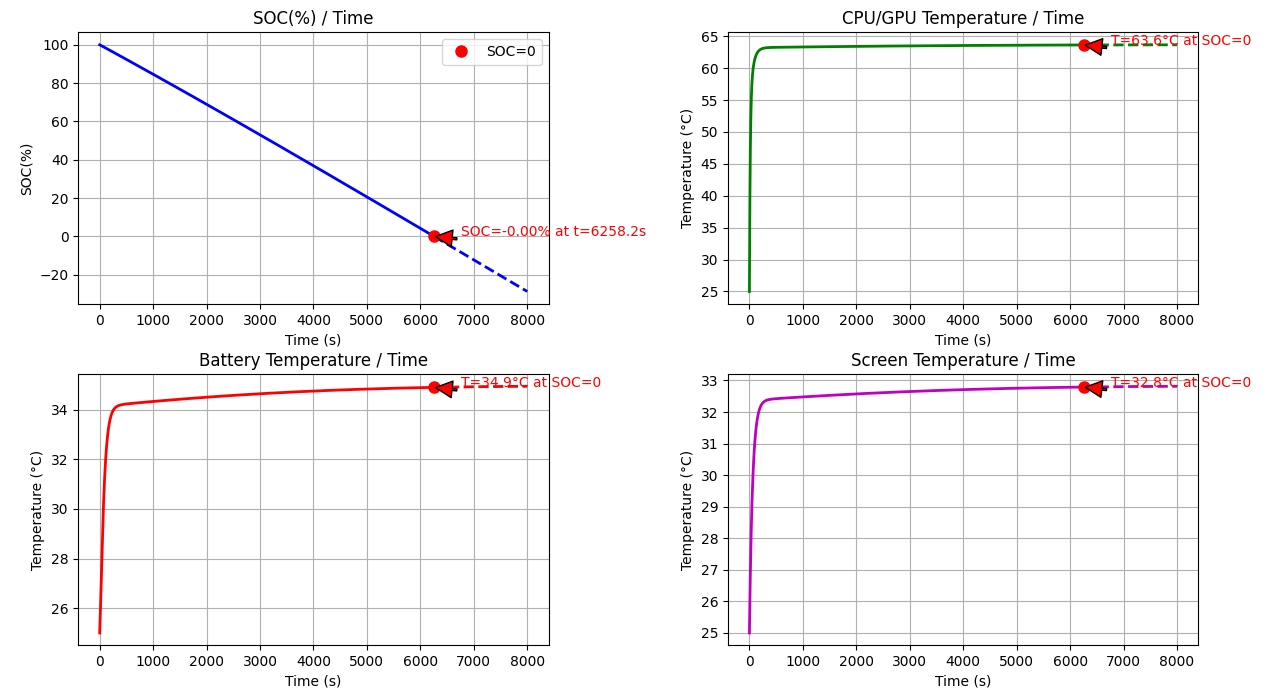

Write Python code to recreate this figure.
import random
import numpy as np
import matplotlib.pyplot as plt
from scipy import integrate as sp
import matplotlib
matplotlib.use('TkAgg')
# 科学常数
KB=1.380649e-23
epsilon_0 = 3.0401  # Li的标准电池电势
#R = 8.314  # 普适气体常数
#F = 96485.33  # 法拉第常数

# 初始化变量（这里需要您根据实际情况设置这些值）
# 热容和质量
Cl = [0, 712, 900, 700]  # J/(kg·K) - 假设值
m = [0, 0.005, 0.06, 0.12]  # kg - 假设值

# 热传导系数和面积
k = [0,2/2,5/2,0.6/2]  # W/(m*K) - 假设值    1：0.8~1.05    #考虑到了热传导不是完全传导，它只有50%传出了
A = [0, 1.2e-4, 2*0.00175, 2*74.8*158.6e-6]  # m² - 假设值
d = [0, 0.0005 , 0.005 ,0.005]  #

# 其他参数（需要您根据实际情况设置）
C = [0, 0.2550, -3740, 0.2561, -3740]  # 假设值
U = [0, 1.2, 1]  # 假设值
SOC = 1  # 初始SOC - 假设值
I = 0.5  # 电流 - 假设值
C_N = 50000  # 假设值

a_0a_R=242.3180
a_0a_G=293.6999
a_0a_B=294.0139# 辅助函数
def cm(i, j):
    return -1 * Cl[i] * m[j]


def katd(i, j, T_val, kp):
    return k[i] * A[j] * T_val / d[kp]


def f(T, t, T_0):
    """
    T: [SOC, T_cpu/gpu, T_battery, T_screen]
    t: 时间
    T_0: 环境温度
    """
    # 初始化返回数组
    a = np.zeros(4)

    # 提取温度
    T_soc, T_cpu_gpu, T_battery, T_screen = T

    E_a2 = 0.2*1.602176634e-19
    E_a1 = 0.7*1.602176634e-19
    # 这里需要您根据实际情况定义这些变量
    # 动态功耗参数（假设值）
    aerfa_1 = 0.5
    U_1 = 1.2
    mu_1 = 1
    b_1 = 1.0
    lemda_1 = 2
    aerfa_2 = 0.5
    U_2 = 1
    mu_2 = 1
    b_2 = 1.0
    lemda_2 = 5/2

    # 静态功耗（假设值）
    I_gc = 1e-7
    I_gg = 8.6e-8
    P_net = 0.2
    P_camera = 0
    P_microphone = 0
    P_speakers = 0.3

    # 计算动态功耗
    P_cpu_dynamic = aerfa_1 * (U_1 ** (2 + mu_1)) * b_1 * lemda_1
    P_gpu_dynamic = aerfa_2 * (U_2 ** (2 + mu_2)) * b_2 * lemda_2
    print(P_cpu_dynamic, P_gpu_dynamic)

    P_R=random.randint(1,255)
    P_G=random.randint(1,255)
    P_B=random.randint(1,255)
    a_R=3.3996
    a_G=7.0503
    a_B=19.5081
    Br =random.randint(0,100)
    P_R=P_B=P_G=100
    Br=75
    P_screen = (np.exp(E_a1 / (KB*T[3])) * (np.exp(-1*E_a2/(KB*T[3]))+1)) / (np.exp(E_a1/(KB*293.16)) * (1+np.exp(-1*E_a2/(KB*293.16))))
    print('p1',P_screen)
    P_screen*=(a_0a_R*P_R + a_0a_G*P_G + a_0a_B*P_B + Br*(a_R*P_R+a_G*P_G+a_B*P_B))

    P_screen*=1e-6

    #
    P_static = P_cpu_dynamic + P_gpu_dynamic + U_1 * I_gc + U_2 * I_gg + P_net + P_camera + P_microphone + P_speakers
    print('P_static',P_static)

    # AI相关参数（假设值）
    x = [0, 4.8347, -0.2437, -0.3751, -0.1628, 6.0577, 2.6921, -0.8159] #0.75C
    #x = [0, 4.2362, -0.2760, -0.6248, -0.0240, 19.0968,2.7253,  0.1822] #1.75C
    #x = [0, 3.3824, -1.0973, -0.3668,  0.7126, 23.5287,2.6668,  0.0940] #2.75C

    Fi_N = 0.5
    U_s = 3.7
    I_s = 2.0

    # 电化学反应参数（假设值）
    k_0 = 1

    a_0 = 1.0
    epsilon = 0.1
    L_0 = 0.01
    omega = 1/86400
    Fi_0 = 0.0
    L_base = 0.01
    a_ba = 1.0

    # 计算AI项
    AI = (x[1] + x[2] * T_soc + x[3] * (T_soc ** 2) + x[4] * (T_soc ** 3)) * x[5] * (np.exp(x[6] / (T_battery + x[7])))
    IIFAI = I * I * Fi_N * AI
    UI = U_s * I_s
    print('IIFAI',IIFAI)

    # 四个微分方程
    # 1. SOC变化率
    a[0] = (IIFAI + C[1] * U[1] * (np.exp(C[2] / T_cpu_gpu)) * T_cpu_gpu ** 2 + P_screen +
            C[3] * U[2] * (np.exp(C[4] / T_cpu_gpu)) * T_cpu_gpu ** 2 + P_static) / (-1 * C_N)
    #print(k_0 * (np.exp(E_a1 / (KB * T_battery))) * (1 + (np.exp(-1 * E_a2 / (KB * T_battery)))) * (a_0a_R+a_0a_G+a_0a_B + (epsilon * L_0 * np.sin(omega * t + Fi_0) + L_base) * a_ba))
    print(a[0])
    print('一坨',C[1] * U[1] * (np.exp(C[2] / T_cpu_gpu)) * T_cpu_gpu ** 2   )

    # 2. CPU/GPU温度变化率
    a[1] = (katd(1, 1, T_cpu_gpu,1) - UI - katd(1, 1, T_screen,1)) / cm(1, 1)
    print(a[1])

    # 3. 电池温度变化率
    a[2] = (katd(2, 2, T_battery,2) - IIFAI - katd(2, 2, T_screen,2)) / cm(2, 2)
    print(a[2])

    # 4. 屏幕温度变化率
    a[3] = (katd(3, 3, T_screen,3) - IIFAI - katd(3, 3, T_0,3) - UI) / cm(3, 3)
    print(a[3])
    return a

    print()


# 初始条件: [SOC, T_cpu/gpu, T_battery, T_screen]
# SOC，温度用开尔文
y0 = [1, 298, 298, 298]

# 时间点
t = np.linspace(0, 8000, 10000)

# 环境温度（293K = 20°C）


# 解微分方程
track = sp.odeint(f, y0, t, args=(298,))



# 找到SOC首次降到0的时刻
SOC_ = track[:, 0]
SOC_0id = None
for i in range(len(SOC_)):
    if SOC_[i] <= 0:
        SOC_0id = i
        break

# 绘制结果
plt.figure(figsize=(12, 8))

# 图1: SOC变化
plt.subplot(2, 2, 1)
if SOC_0id is not None:
    # 绘制SOC=0之前的实线部分
    plt.plot(t[:SOC_0id+1], track[:SOC_0id+1, 0] * 100, 'b-', linewidth=2)
    # 绘制SOC=0之后的虚线部分
    plt.plot(t[SOC_0id:], track[SOC_0id:, 0] * 100, 'b--', linewidth=2)
    # 标记SOC=0的点
    soc_value = track[SOC_0id, 0] * 100
    plt.plot(t[SOC_0id], soc_value, 'ro', markersize=8, label='SOC=0')
    # 添加文本标注
    plt.annotate(f'SOC={soc_value:.2f}% at t={t[SOC_0id]:.1f}s',
                xy=(t[SOC_0id], soc_value),
                xytext=(t[SOC_0id] + 500, 0.1),
                arrowprops=dict(facecolor='red', shrink=0.05, width=1.5),
                fontsize=10,
                color='red')
    plt.legend()
else:
    plt.plot(t, track[:, 0] * 100, 'b-', linewidth=2)

plt.title('SOC(%) / Time')
plt.xlabel('Time (s)')
plt.ylabel('SOC(%)')
plt.grid(True)

# 图2: CPU/GPU温度变化
plt.subplot(2, 2, 2)
temp_cg = track[:, 1] - 273  # 转换为摄氏度
if SOC_0id is not None:
    # 绘制SOC=0之前的实线部分
    plt.plot(t[:SOC_0id+1], temp_cg[:SOC_0id+1], 'g-', linewidth=2)
    # 绘制SOC=0之后的虚线部分
    plt.plot(t[SOC_0id:], temp_cg[SOC_0id:], 'g--', linewidth=2)
    # 标记SOC=0对应的温度点
    temp_value = temp_cg[SOC_0id]
    plt.plot(t[SOC_0id], temp_value, 'ro', markersize=8)
    # 添加文本标注
    plt.annotate(f'T={temp_value:.1f}°C at SOC=0',
                xy=(t[SOC_0id], temp_value),
                xytext=(t[SOC_0id] + 500, temp_value),
                arrowprops=dict(facecolor='red', shrink=0.05, width=1.5),
                fontsize=10,
                color='red')
else:
    plt.plot(t, temp_cg, 'g-', linewidth=2)

plt.title('CPU/GPU Temperature / Time')
plt.xlabel('Time (s)')
plt.ylabel('Temperature (°C)')
plt.grid(True)

# 图3: 电池温度变化
plt.subplot(2, 2, 3)
temp_battery = track[:, 2] - 273  # 转换为摄氏度
if SOC_0id is not None:
    # 绘制SOC=0之前的实线部分
    plt.plot(t[:SOC_0id+1], temp_battery[:SOC_0id+1], 'r-', linewidth=2)
    # 绘制SOC=0之后的虚线部分
    plt.plot(t[SOC_0id:], temp_battery[SOC_0id:], 'r--', linewidth=2)
    # 标记SOC=0对应的温度点
    temp_value = temp_battery[SOC_0id]
    plt.plot(t[SOC_0id], temp_value, 'ro', markersize=8)
    # 添加文本标注
    plt.annotate(f'T={temp_value:.1f}°C at SOC=0',
                xy=(t[SOC_0id], temp_value),
                xytext=(t[SOC_0id] + 500, temp_value),
                arrowprops=dict(facecolor='red', shrink=0.05, width=1.5),
                fontsize=10,
                color='red')
else:
    plt.plot(t, temp_battery, 'r-', linewidth=2)

plt.title('Battery Temperature / Time')
plt.xlabel('Time (s)')
plt.ylabel('Temperature (°C)')
plt.grid(True)

# 图4: 屏幕温度变化
plt.subplot(2, 2, 4)
temp_screen = track[:, 3] - 273  # 转换为摄氏度
if SOC_0id is not None:
    # 绘制SOC=0之前的实线部分
    plt.plot(t[:SOC_0id+1], temp_screen[:SOC_0id+1], 'm-', linewidth=2)
    # 绘制SOC=0之后的虚线部分
    plt.plot(t[SOC_0id:], temp_screen[SOC_0id:], 'm--', linewidth=2)
    # 标记SOC=0对应的温度点
    temp_value = temp_screen[SOC_0id]
    plt.plot(t[SOC_0id], temp_value, 'ro', markersize=8)
    # 添加文本标注
    plt.annotate(f'T={temp_value:.1f}°C at SOC=0',
                xy=(t[SOC_0id], temp_value),
                xytext=(t[SOC_0id] + 500, temp_value),
                arrowprops=dict(facecolor='red', shrink=0.05, width=1.5),
                fontsize=10,
                color='red')
else:
    plt.plot(t, temp_screen, 'm-', linewidth=2)

plt.title('Screen Temperature / Time')
plt.xlabel('Time (s)')
plt.ylabel('Temperature (°C)')
plt.grid(True)

plt.tight_layout()
plt.show()
